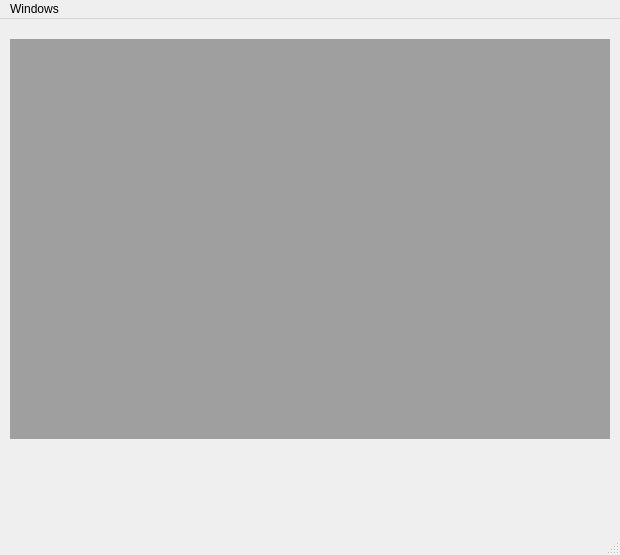
<?xml version="1.0" encoding="UTF-8"?>
<ui version="4.0">
 <class>MainWindow</class>
 <widget class="QMainWindow" name="MainWindow">
  <property name="geometry">
   <rect>
    <x>0</x>
    <y>0</y>
    <width>620</width>
    <height>555</height>
   </rect>
  </property>
  <property name="windowTitle">
   <string>MainWindow</string>
  </property>
  <widget class="QWidget" name="centralwidget">
   <widget class="QMdiArea" name="mdiArea">
    <property name="geometry">
     <rect>
      <x>10</x>
      <y>20</y>
      <width>600</width>
      <height>400</height>
     </rect>
    </property>
    <widget class="QWidget" name="subwindow">
     <property name="windowTitle">
      <string>Subwindow</string>
     </property>
     <widget class="QLabel" name="label">
      <property name="geometry">
       <rect>
        <x>40</x>
        <y>50</y>
        <width>59</width>
        <height>16</height>
       </rect>
      </property>
      <property name="text">
       <string>First</string>
      </property>
     </widget>
    </widget>
    <widget class="QWidget" name="subwindow_2">
     <property name="windowTitle">
      <string>Subwindow</string>
     </property>
     <widget class="QLabel" name="label_2">
      <property name="geometry">
       <rect>
        <x>80</x>
        <y>70</y>
        <width>59</width>
        <height>16</height>
       </rect>
      </property>
      <property name="text">
       <string>Second</string>
      </property>
     </widget>
    </widget>
   </widget>
  </widget>
  <widget class="QMenuBar" name="menubar">
   <property name="geometry">
    <rect>
     <x>0</x>
     <y>0</y>
     <width>620</width>
     <height>22</height>
    </rect>
   </property>
   <widget class="QMenu" name="menuWindows">
    <property name="title">
     <string>Windows</string>
    </property>
    <addaction name="actionSubWindow_View"/>
    <addaction name="actionTabbed_View"/>
    <addaction name="actionCascade_View"/>
    <addaction name="actionTile_View"/>
   </widget>
   <addaction name="menuWindows"/>
  </widget>
  <widget class="QStatusBar" name="statusbar"/>
  <action name="actionSubWindow_View">
   <property name="text">
    <string>SubWindow View</string>
   </property>
  </action>
  <action name="actionTabbed_View">
   <property name="text">
    <string>Tabbed View</string>
   </property>
  </action>
  <action name="actionCascade_View">
   <property name="text">
    <string>Cascade View</string>
   </property>
  </action>
  <action name="actionTile_View">
   <property name="text">
    <string>Tile View</string>
   </property>
  </action>
 </widget>
 <resources/>
 <connections/>
</ui>
